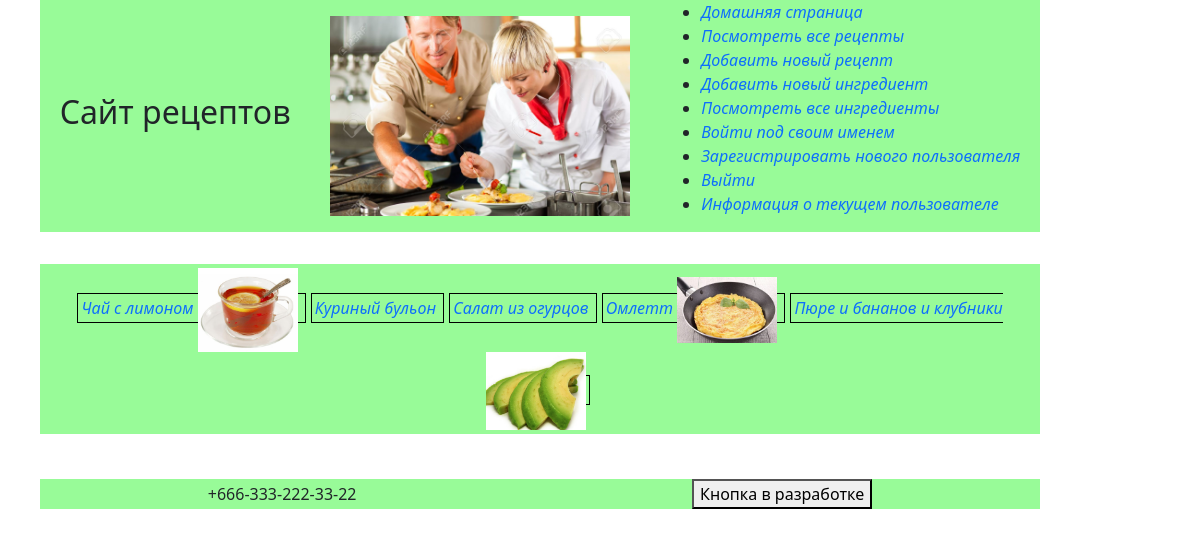
The page / on the database its author committed.
### recipeapp/models.py (models this page shows)
class Recipe(models.Model):
    name = models.CharField(max_length=100)
    description = models.TextField(null=False, blank=True)
    created_at = models.DateTimeField(auto_now_add=True)
    changed_at = models.DateTimeField(auto_now=True)
    author = models.ForeignKey(User, on_delete=models.PROTECT)
    cooking_time_min = models.PositiveIntegerField(default=0)
    ingredients = models.ManyToManyField(Ingredient, related_name='recipes')
    preview = models.ImageField(null=True, blank=True, upload_to=recipe_preview_directory_path)

### recipeapp/views.py (the view)
# urls.py: path('', RecipeIndexView.as_view(), name='index'),
class RecipeIndexView(View):
    def get(self, request: HttpRequest) -> HttpResponse:
        recipes = list(Recipe.objects.all())
        recipes = random.sample(recipes, 5)
        context = {
            'recipes': recipes,
        }
        return render(request, 'recipeapp/recipe-index.html', context=context)

### recipeapp/templates/recipeapp/recipe-index.html (shortened to what this page needs)
{% extends 'recipeapp/base.html' %}
{% block body %}
<ul class="hr">
    {% for recipe in recipes %}
    <li>
        <div>
            <a href="{% url 'recipeapp:recipe_details' pk=recipe.pk %}"
            >{{ recipe.name }}</a>
        </div>
        <div>
            {% if recipe.preview %}
            <img src="{{ recipe.preview.url }}" alt="{{ recipe.preview.name }}" width="100px">
            {% endif %}
        </div>
    </li>
    {% empty %}
    Здесь пока нет рецептов...
    {% endfor %}
</ul>
{% endblock %}

### static/styles.css (style rules this page uses)
html, body { margin: 0; padding: 0; }
a { text-decoration: none; font-style: italic; }
ul.hr { margin: 0; padding: 4px; }
ul.hr li { display: inline; margin-right: 5px; border: 1px solid #000; padding: 3px; }
ul.hr li div { display: inline; }

### rows shown on the page
Recipe: name "Чай с лимоном", preview (picture)
Recipe: name "Куриный бульон"
Recipe: name "Салат из огурцов"
Recipe: name "Омлетт", preview (picture)
Recipe: name "Пюре и бананов и клубники", preview (picture)
